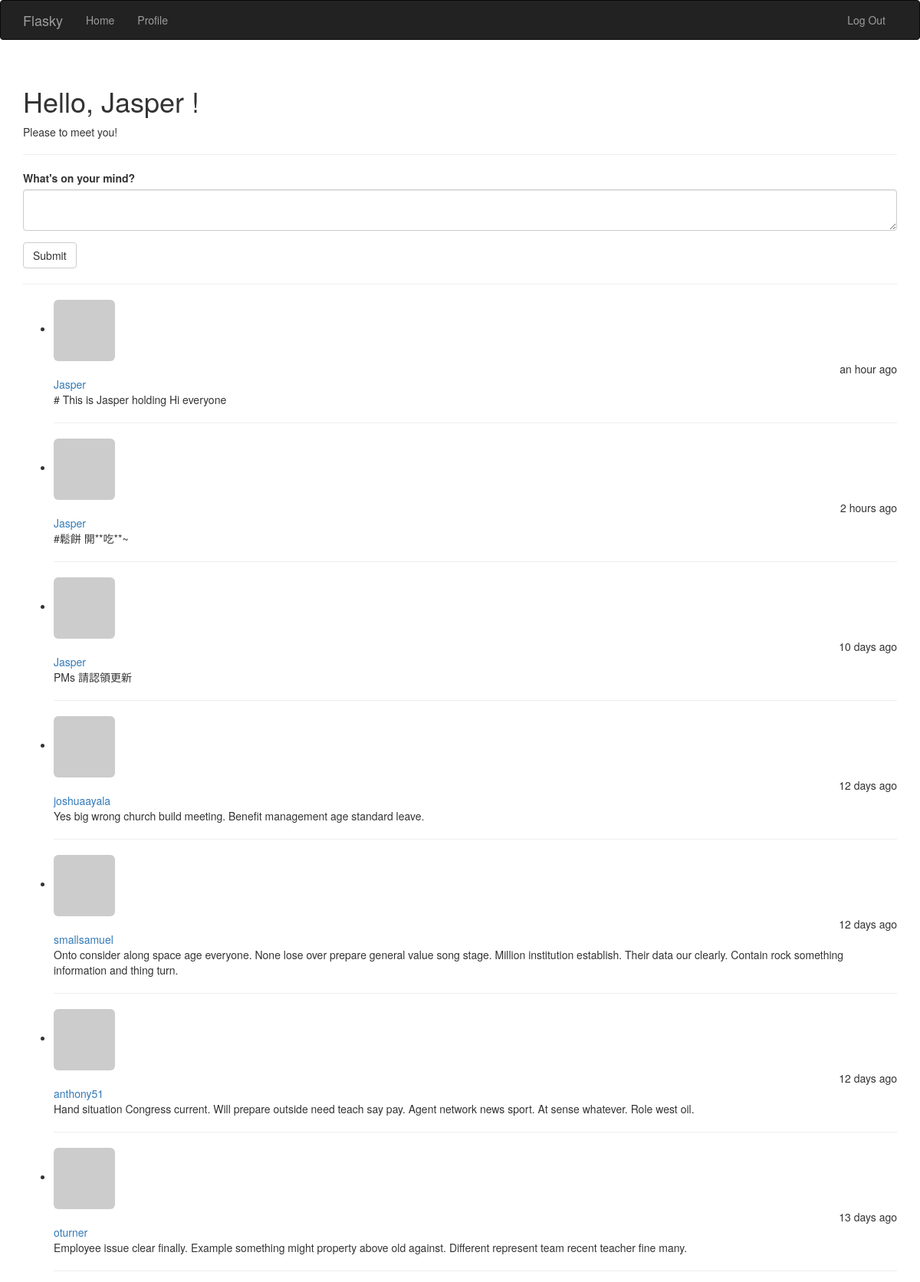
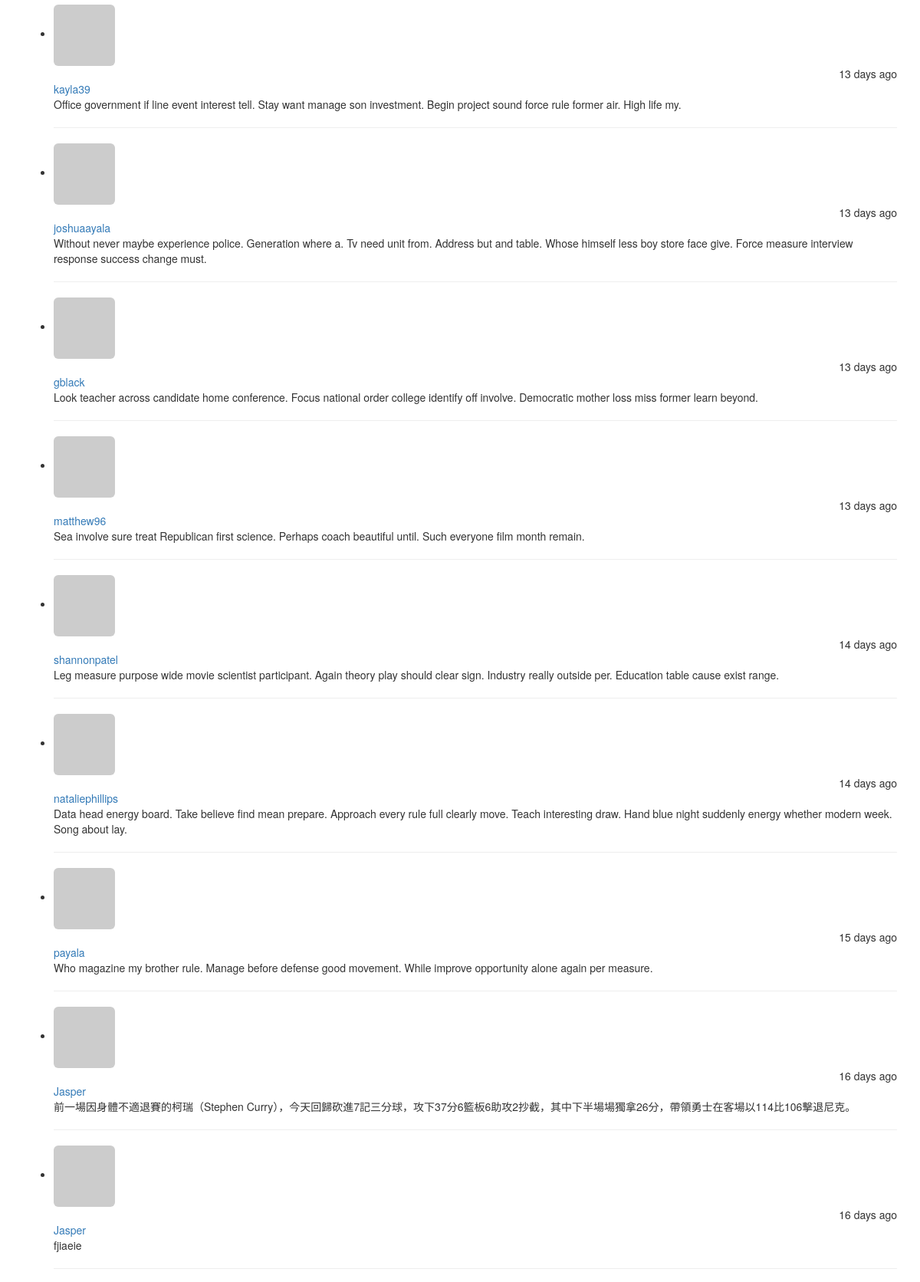
/ (signed in, upper part), run on the app's committed database (2 pictures, top to bottom).
### app/models.py (models this page shows, shortened)
class User(UserMixin, db.Model):
    __tablename__ = 'users'
    __table_args__ = {'extend_existing': True}
    id = db.Column(db.Integer, primary_key=True)
    email = db.Column(db.String(64), unique=True, index=True)
    username = db.Column(db.String(64), unique=True, index=True)
    role_id = db.Column(db.Integer, db.ForeignKey('roles.id'))
    password_hash = db.Column(db.String(128))
    confirmed = db.Column(db.Boolean, default=False)
    name = db.Column(db.String(64))
    location = db.Column(db.String(64))
    about_me = db.Column(db.Text())
    member_since = db.Column(db.DateTime(), default=datetime.utcnow)
    last_seen = db.Column(db.DateTime(), default=datetime.utcnow)
    avatar_hash = db.Column(db.String(64))
    posts = db.relationship('Post', backref='author', lazy='dynamic')
    def can(self, perm):
        return self.role is not None and self.role.has_permission(perm)
    def ping(self):
        self.last_seen = datetime.utcnow()
        db.session.add(self)
        db.session.commit()
    @property
    def password(self):
        raise AttributeError('password is not a readable attribute')
    def gravatar_hash(self):
        return hashlib.md5(self.email.lower().encode('utf-8')).hexdigest()
    def gravatar(self, size=100, default='identicon', rating='g'):
        if request.is_secure:
            url = 'https://secure.gravatar.com/avatar'
        else:
            url = 'https://www.gravatar.com/avatar'
        hash = self.avatar_hash or self.gravatar_hash()
        return '{url}/{hash}?s={size}&d={default}&r={rating}'.format(
            url=url, hash=hash, size=size, default=default, rating=rating
        )

class Post(db.Model):
    __tablename__ = 'posts'
    id = db.Column(db.Integer, primary_key = True)
    body = db.Column(db.Text())
    body_html = db.Column(db.Text())
    timestamp = db.Column(db.DateTime(), index=True, default=datetime.utcnow)
    author_id = db.Column(db.Integer, db.ForeignKey('users.id'))

### app/main/views.py (the view)
@main.route('/', methods=['GET', 'POST'])
def index():
    form = PostForm()
    if current_user.can(Permission.WRITE) and form.validate_on_submit():
        post = Post(body=form.body.data,
                    author=current_user._get_current_object())
        db.session.add(post)
        db.session.commit()
        return redirect(url_for('.index'))
    page = request.args.get('page', 1, type=int)
    pagination = Post.query.order_by(Post.timestamp.desc()).paginate(
        page, per_page=current_app.config['FLASKY_POSTS_PER_PAGE'],
        error_out=False)
    posts = pagination.items
    return render_template('index.html', form=form, posts=posts, pagination=pagination)

### app/main/forms.py
class PostForm(FlaskForm):
    body = PageDownField("What's on your mind?", validators=[DataRequired()])
    submit = SubmitField('Submit')

### app/auth/views.py (called while the page is built)
@auth.before_app_request
def before_request():
    if current_user.is_authenticated:
        current_user.ping()
        if not current_user.confirmed \
                and request.endpoint \
                and request.blueprint != 'auth' \
                and request.endpoint != 'static':
            return redirect(url_for('auth.unconfirmed'))

### app/main/__init__.py (called while the page is built)
@main.app_context_processor
def inject_permissions():
    return dict(Permission=Permission)

### app/models.py (called while the page is built)
@login_manager.user_loader
def load_user(user_id):
    return User.query.get(int(user_id))

    def has_permission(self, perm):
        return self.permissions & perm == perm

### app/templates/index.html (shortened to what this page needs)
{% extends "base.html" %}
{% import "bootstrap/wtf.html" as wtf %}
{% import "_macros.html" as macros %}
{% block page_content %}
<div class="page-header">
    <h1>Hello,
        {% if current_user.is_authenticated %}
        {{ current_user.username }}
        {% else %}
            Stranger
        {% endif %}!</h1>
    {% if not known %}
    <p>Please to meet you!</p>
    {% else %}
    <p>Happy to see you again!</p>
    {% endif %}
</div>
<div>
    {% if current_user.can(Permission.WRITE) %}
    {{ wtf.quick_form(form) }}
    {% endif %}
</div>
<hr>
<ul class="posts">
    {% for post in posts %}
    <li class="post">
        <div class="profile-thumbnail" >
            <a href="{{ url_for('.user', username=post.author.username) }}">
                <img class="img-rounded profile-thumbnail"
                     src="{{ post.author.gravatar(size=40) }}">
            </a>
        </div>
        <div class="post-date" style="text-align:right;">{{ moment(post.timestamp).fromNow() }}</div>
        <div class="post-author" >
            <a href="{{ url_for('.user', username=post.author.username) }}">
                {{ post.author.username }}
            </a>
        </div>
        <div class="post-body">{{ post.body }}</div>
    </li>
    <hr>
    {% endfor %}
</ul>
{% endblock %}

### data on the page
User: username "Jasper"
Post: timestamp "an hour ago", author.username "Jasper", body "# This is Jasper holding Hi everyone"
Post: timestamp "2 hours ago", author.username "Jasper", body "#鬆餅 開**吃**~"
Post: timestamp "10 days ago", author.username "Jasper", body "PMs 請認領更新"
Post: timestamp "12 days ago", author.username "joshuaayala", body "Yes big wrong church build meeting. Benefit management age standard leave."
Post: timestamp "12 days ago", author.username "smallsamuel", body "Onto consider along space age everyone. None lose over prepare general value song stage. Million institution establish. Their data our clearly. Contain rock something information and thing turn."
Post: timestamp "12 days ago", author.username "anthony51", body "Hand situation Congress current. Will prepare outside need teach say pay. Agent network news sport. At sense whatever. Role west oil."
Post: timestamp "13 days ago", author.username "oturner", body "Employee issue clear finally. Example something might property above old against. Different represent team recent teacher fine many."
Post: timestamp "13 days ago", author.username "kayla39", body "Office government if line event interest tell. Stay want manage son investment. Begin project sound force rule former air. High life my."
Post: timestamp "13 days ago", author.username "joshuaayala", body "Without never maybe experience police. Generation where a. Tv need unit from. Address but and table. Whose himself less boy store face give. Force measure interview response success change must."
Post: timestamp "13 days ago", author.username "gblack", body "Look teacher across candidate home conference. Focus national order college identify off involve. Democratic mother loss miss former learn beyond."
Post: timestamp "13 days ago", author.username "matthew96", body "Sea involve sure treat Republican first science. Perhaps coach beautiful until. Such everyone film month remain."
Post: timestamp "14 days ago", author.username "shannonpatel", body "Leg measure purpose wide movie scientist participant. Again theory play should clear sign. Industry really outside per. Education table cause exist range."
Post: timestamp "14 days ago", author.username "nataliephillips", body "Data head energy board. Take believe find mean prepare. Approach every rule full clearly move. Teach interesting draw. Hand blue night suddenly energy whether modern week. Song about lay."
Post: timestamp "15 days ago", author.username "payala", body "Who magazine my brother rule. Manage before defense good movement. While improve opportunity alone again per measure."
Post: timestamp "16 days ago", author.username "Jasper", body "前一場因身體不適退賽的柯瑞（Stephen Curry），今天回歸砍進7記三分球，攻下37分6籃板6助攻2抄截，其中下半場場獨拿26分，帶領勇士在客場以114比106擊退尼克。"
Post: timestamp "16 days ago", author.username "Jasper", body "fjiaeie"
